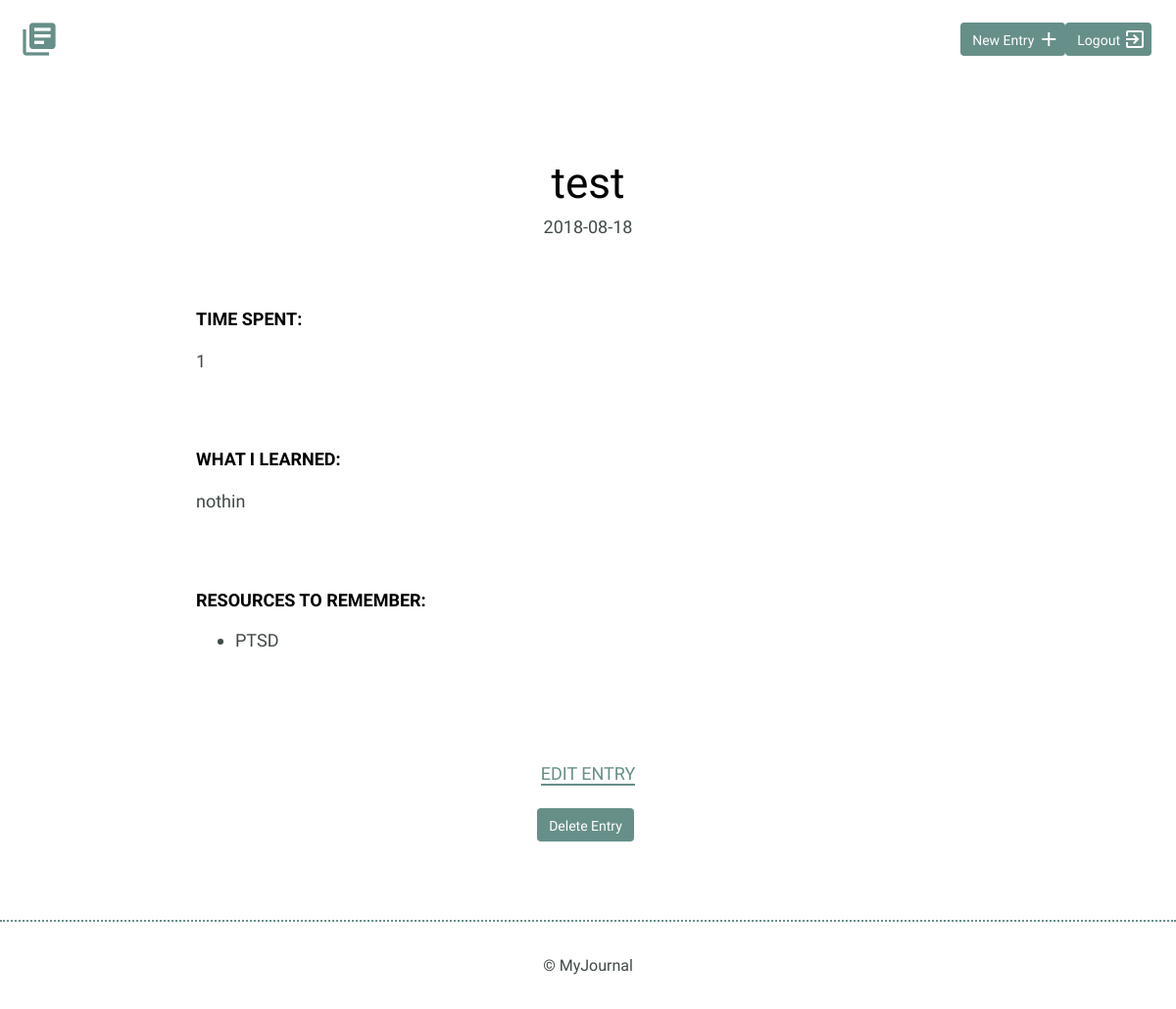
The page /entries/1 (signed in) on the database as committed earlier.
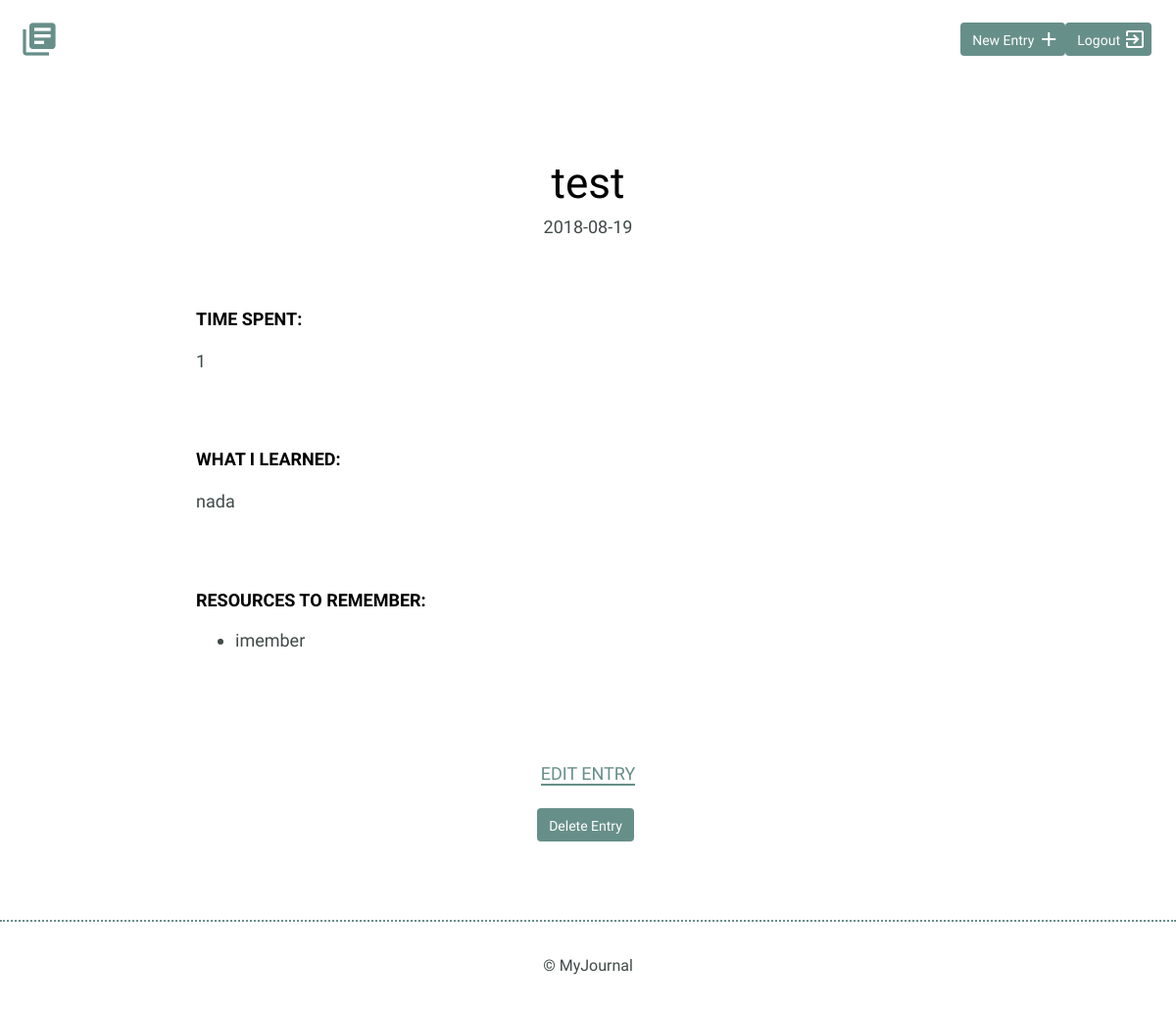
The same page on the database as committed later.
### models.py (models this page shows, shortened)
class BaseModel(Model):
    class Meta:
        database = DATABASE

class Entry(BaseModel):
    user = ForeignKeyField(User, backref='entries')
    title = TextField()
    date = DateField()
    time_spent = IntegerField()
    learnings = TextField()
    rememberings = TextField()
    @classmethod
    def get_specific_entry(cls, entry_id):
       return cls.select().where(Entry.id == entry_id).get()

### app.py (the view)
@app.route("/entries/<entry_id>")
@login_required
def specific_entry(entry_id):
    entry = models.Entry.get_specific_entry(entry_id)
    return render_template("detail.html", entry=entry)

### app.py (called while the page is built)
@login_manager.user_loader
def load_user(user_id):
    try:
        return models.User.get(models.User.id == user_id)
    except models.DoesNotExist:
        return None

@app.before_request
def before_request():
    g.db = models.DATABASE
    g.db.connect()
    g.user = current_user

@app.after_request
def after_request(response):
    g.db.close()
    return response

### templates/detail.html
{% extends "layout.html" %}
{% block content %}
        <section>
            <div class="container">
                <div class="entry-list single">
                    <article>
                        <h1>{{entry.title}}</h1>
                        <time datetime="2016-01-31">{{entry.date}}</time>
                        <div class="entry">
                            <h3>Time Spent: </h3>
                            <p>{{entry.time_spent}}</p>
                        </div>
                        <div class="entry">
                            <h3>What I Learned:</h3>
                            <p>{{entry.learnings}}</p>
                        </div>
                        <div class="entry">
                            <h3>Resources to Remember:</h3>
                            <ul>
                                <li>{{entry.rememberings}}</a></li>
                            </ul>
                        </div>
                    </article>
                </div>
            </div>
            <div class="edit">
                <p><a href="{{ url_for('edit', entry_id=entry.id) }}">Edit Entry</a></p>
                <form action="{{ url_for('delete', entry_id=entry.id) }}" method="POST">
                    <input type="submit" value="Delete Entry" class="button">
                </form>
            </div>
        </section>
{% endblock %}

Rows that differ between the two databases and show on the page:
changed Entry "test": date "2018-08-18" → "2018-08-19"; learnings "nothin" → "nada"; rememberings "PTSD" → "imember"
